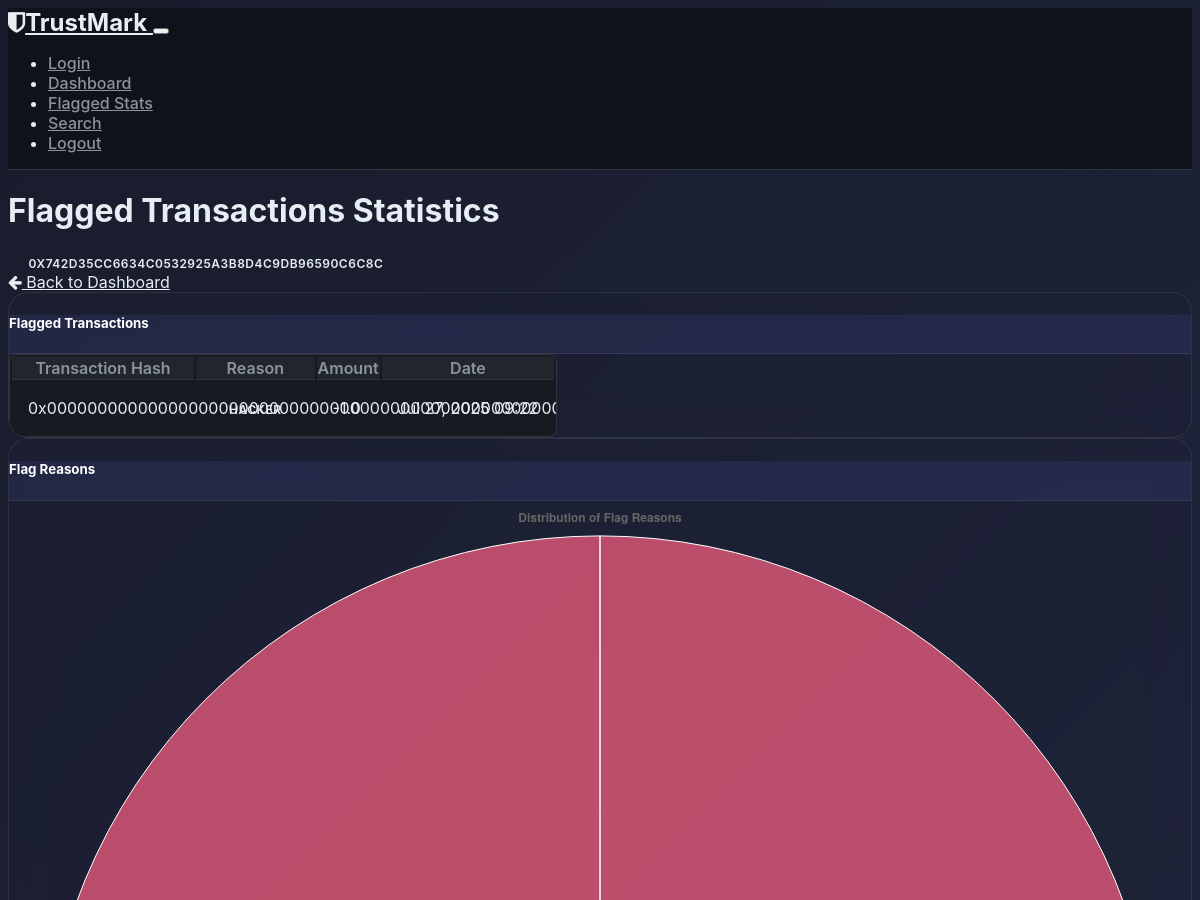
The app's page /flagged_stats (signed in, upper part), older data.
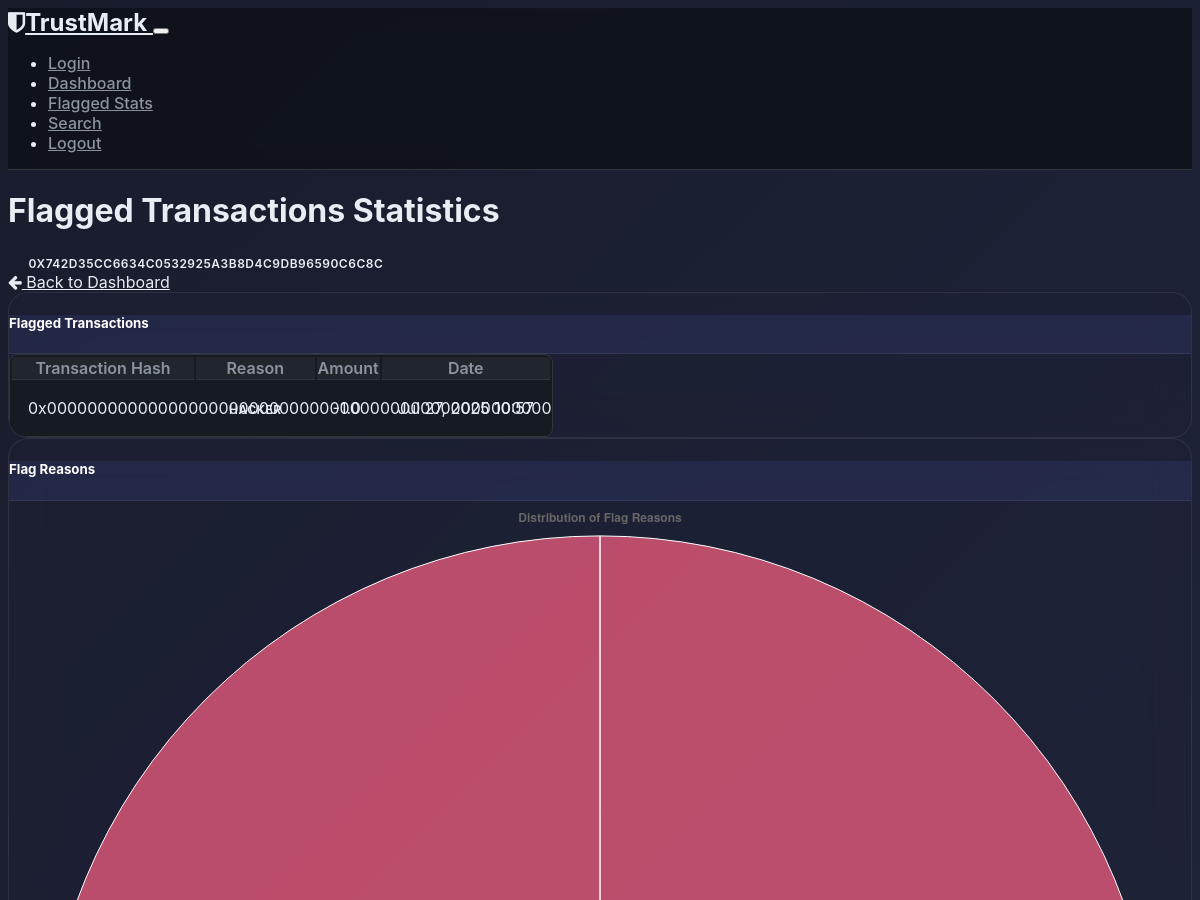
The same page, newer data.
### models.py (models this page shows, shortened)
class FlaggedTransaction(db.Model):
    __tablename__ = 'flagged_transactions'
    id = db.Column(db.Integer, primary_key=True)
    tx_hash = db.Column(db.String(66), unique=True, nullable=False)
    wallet_address = db.Column(db.String(42), nullable=False)
    reason = db.Column(db.String(50), nullable=False, default='suspicious')
    amount = db.Column(db.Float, nullable=True)
    direction = db.Column(db.String(10), nullable=True)
    note = db.Column(db.String(100), nullable=True)
    created_at = db.Column(db.DateTime, default=datetime.utcnow)

### main.py (the view)
@app.route('/flagged_stats')
def flagged_stats():
    wallet_address = session.get('wallet_address')
    if not wallet_address:
        flash('Please login first', 'warning')
        return redirect(url_for('login'))
    flagged_txs = FlaggedTransaction.query.filter_by(wallet_address=wallet_address).all()
    reasons = [tx.reason for tx in flagged_txs]
    reason_counter = Counter(reasons)
    flag_reasons = list(reason_counter.keys())
    flag_counts = list(reason_counter.values())
    if not flag_reasons:
        flag_reasons = ['No Data']
        flag_counts = [0]
    timeline = defaultdict(int)
    today = datetime.now().strftime('%Y-%m-%d')
    for tx in flagged_txs:
        if tx.created_at:
            date_str = tx.created_at.strftime('%Y-%m-%d')
            timeline[date_str] += 1
    if not timeline:
        timeline[today] = 0
    timeline_dates = sorted(timeline.keys())
    timeline_counts = [timeline[date] for date in timeline_dates]
    timeline_dates = [datetime.strptime(date, '%Y-%m-%d').strftime('%b %d') for date in timeline_dates]
    return render_template('flagged_stats.html',
                          wallet_address=wallet_address,
                          flagged_transactions=flagged_txs,
                          flag_reasons=flag_reasons,
                          flag_counts=flag_counts,
                          timeline_dates=timeline_dates,
                          timeline_counts=timeline_counts)

### main.py (called while the page is built)
@app.after_request
def after_request(response):
    response.headers.add('Access-Control-Allow-Origin', '*')
    response.headers.add('Access-Control-Allow-Headers', 'Content-Type,Authorization')
    response.headers.add('Access-Control-Allow-Methods', 'GET,PUT,POST,DELETE,OPTIONS')
    return response

@app.template_filter('datetime')
def format_datetime(value):
    if isinstance(value, str):
        try:
            value = datetime.fromisoformat(value.replace('Z', '+00:00'))
        except ValueError:
            return value
    return value.strftime('%b %d, %Y %H:%M') if value else ''

### templates/flagged_stats.html (shortened to what this page needs)
<!DOCTYPE html>
<html lang="en" data-bs-theme="dark">
<head>
    <link href="https://cdn.replit.com/agent/bootstrap-agent-dark-theme.min.css" rel="stylesheet">
    <link href="https://cdn.jsdelivr.net/npm/font-awesome@4.7.0/css/font-awesome.min.css" rel="stylesheet">
    <link rel="stylesheet" href="{{ url_for('static', filename='css/style.css') }}">
</head>
<body>
    <nav class="navbar navbar-expand-lg navbar-dark bg-dark">
        <div class="container">
            <a class="navbar-brand" href="{{ url_for('index') }}">
                <i class="fa fa-shield me-2"></i>TrustMark
            </a>
            <button class="navbar-toggler" type="button" data-bs-toggle="collapse" data-bs-target="#navbarNav">
            </button>
            <div class="collapse navbar-collapse" id="navbarNav">
                <ul class="navbar-nav ms-auto">
                    <li class="nav-item">
                        <a class="nav-link" href="{{ url_for('login') }}">Login</a>
                    </li>
                    <li class="nav-item">
                        <a class="nav-link" href="{{ url_for('dashboard') }}">Dashboard</a>
                    </li>
                    <li class="nav-item">
                        <a class="nav-link active" href="{{ url_for('flagged_stats') }}">Flagged Stats</a>
                    </li>
                    <li class="nav-item">
                        <a class="nav-link" href="{{ url_for('search') }}">Search</a>
                    </li>
                    <li class="nav-item">
                        <a class="nav-link" href="{{ url_for('logout') }}">Logout</a>
                    </li>
                </ul>
            </div>
        </div>
    </nav>
    <div class="container py-4">
        <div class="row mb-4">
            <div class="col-md-8">
                <h1 class="mb-3">Flagged Transactions Statistics</h1>
                <div class="d-flex align-items-center">
                    <div class="me-3">
                        <span class="badge bg-dark p-2">
                             {{ wallet_address }}
                        </span>
                    </div>
                </div>
            </div>
            <div class="col-md-4 text-md-end">
                <div class="d-grid gap-2 d-md-flex justify-content-md-end">
                    <a href="{{ url_for('dashboard') }}" class="btn btn-outline-light">
                        <i class="fa fa-arrow-left me-1"></i> Back to Dashboard
                    </a>
                </div>
            </div>
        </div>
        <div class="row">
            <div class="col-md-6">
                <div class="card shadow-sm mb-4">
                    <div class="card-header bg-dark">
                        <h5 class="mb-0">Flagged Transactions</h5>
                    </div>
                    <div class="card-body">
                        {% if flagged_transactions %}
                            <div class="table-responsive">
                                <table class="table table-hover">
                                    <thead>
                                        <tr>
                                            <th>Transaction Hash</th>
                                            <th>Reason</th>
                                            <th>Amount</th>
                                            <th>Date</th>
                                        </tr>
                                    </thead>
                                    <tbody>
                                        {% for tx in flagged_transactions %}
                                            <tr>
                                                <td class="text-truncate" style="max-width: 150px;">{{ tx.tx_hash }}</td>
                                                <td><span class="badge bg-warning">{{ tx.reason|capitalize }}</span></td>
                                                <td>
                                                    {% if tx.direction == 'in' %}
                                                        <span class="text-success">+{{ tx.amount }}</span>
                                                    {% else %}
                                                        <span class="text-danger">-{{ tx.amount }}</span>
                                                    {% endif %}
                                                </td>
                                                <td>{{ tx.created_at|datetime }}</td>
                                            </tr>
                                        {% endfor %}
                                    </tbody>
                                </table>
                            </div>
                        {% else %}
                            <div class="alert alert-secondary">
                                No transactions have been flagged yet.
                            </div>
                        {% endif %}
                    </div>
                </div>
            </div>
            <div class="col-md-6">
                <div class="card shadow-sm mb-4">
                    <div class="card-header bg-dark">
                        <h5 class="mb-0">Flag Reasons</h5>
                    </div>
                    <div class="card-body">
                        <canvas id="reasonsChart" width="400" height="300"></canvas>
                    </div>
                </div>
            </div>
        </div>
    </div>
</body>
</html>

### static/css/style.css (style rules this page uses)
body { background: linear-gradient(135deg, #181c2b 0%, #232946 100%); min-height: 100vh; font-family: 'Inter', 'Segoe UI', Arial, sans-serif; color: #f3f6fd; transition: background 0.5s; }
* { scroll-behavior: smooth; }
html { scroll-behavior: smooth; }
* { scrollbar-width: thin; scrollbar-color: #30363d #0d1117; }
body { background-color: #0d1117; font-family: 'Montserrat', -apple-system, BlinkMacSystemFont, 'Segoe UI', Roboto, sans-serif; color: #e6edf3; transition: background-color 0.5s; overflow-x: hidden; position: relative; }
.btn-outline-light { border-color: #30363d; color: #e6edf3; }
.table { background: #161b22; border-radius: 8px; overflow: hidden; border: 1px solid #30363d; color: #e6edf3; }
.table thead th { background: #21262d; border-bottom: 1px solid #30363d; color: #8b949e; font-weight: 600; }
.table tbody tr { border-top: 1px solid #30363d; transition: background-color 0.2s; }
.table tbody td { border: none; padding: 1rem; color: #e6edf3; vertical-align: middle; }
.badge { padding: 0.5rem 1rem; border-radius: 12px; font-weight: 600; letter-spacing: 0.5px; text-transform: uppercase; font-size: 0.75rem; border: 1px solid transparent; }
.navbar { background: rgba(13, 17, 23, 0.8); backdrop-filter: blur(10px); -webkit-backdrop-filter: blur(10px); border-bottom: 1px solid #30363d; }
.navbar-brand { font-weight: 700; font-size: 1.5rem; color: #e6edf3 !important; background: none; -webkit-text-fill-color: initial; }
.nav-link { font-weight: 500; color: #8b949e !important; transition: all 0.3s ease; }
.nav-link::after { display: none; }
.card { background: rgba(30, 34, 54, 0.4); backdrop-filter: blur(20px); -webkit-backdrop-filter: blur(20px); border: 1px solid rgba(255, 255, 255, 0.08); border-radius: 20px; overflow: hidden; transition: all 0.3s ease; }
.card-header { background: rgba(95, 114, 255, 0.1); border-bottom: 1px solid rgba(255, 255, 255, 0.08); color: #fff; font-weight: 600; }

Row changes from the older to the newer data that the page shows:
changed FlaggedTransaction "HACKER": created_at "Jul 27, 2025 09:22" → "Jul 27, 2025 10:57"
